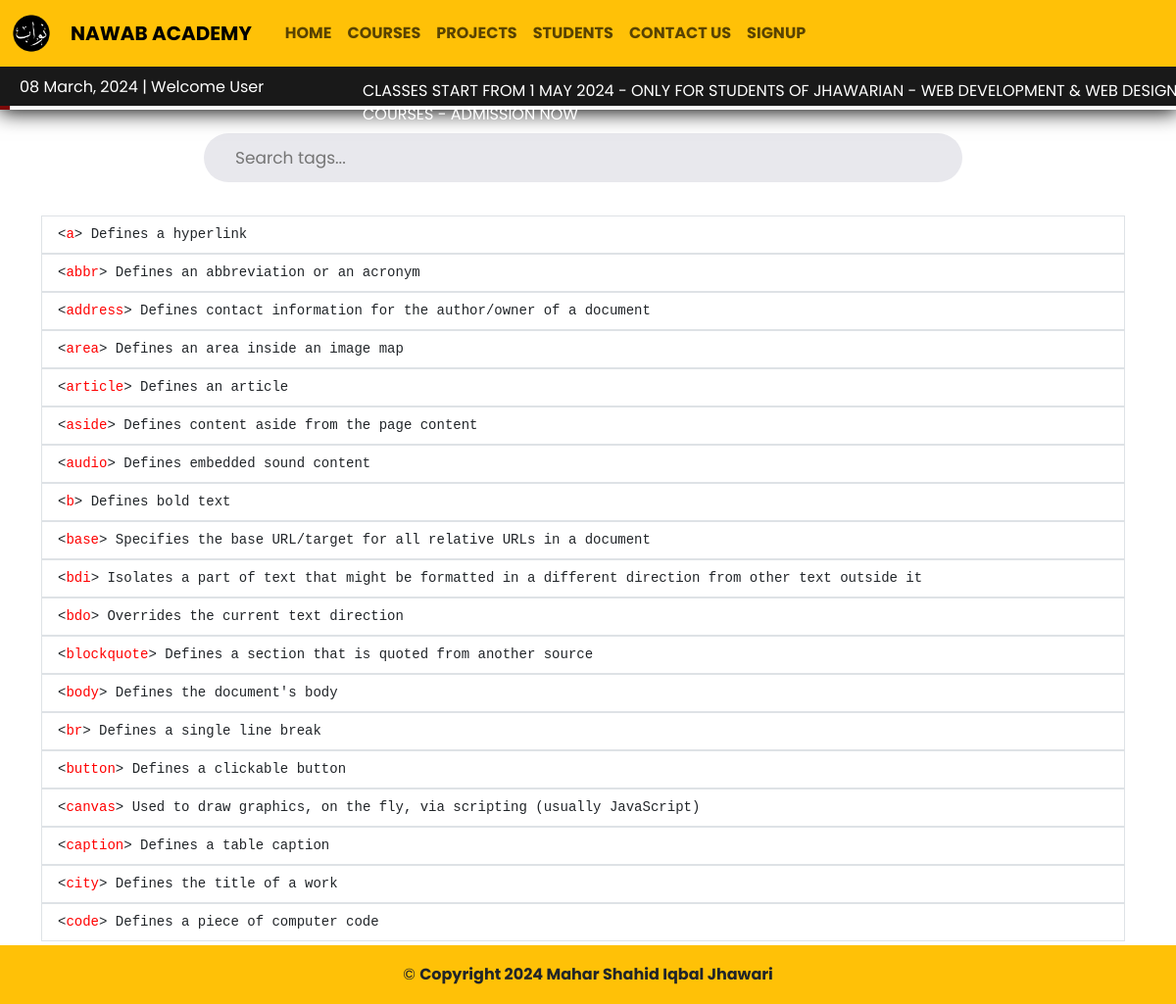
/categories.php?id=11, run on an earlier commit of the app's database.
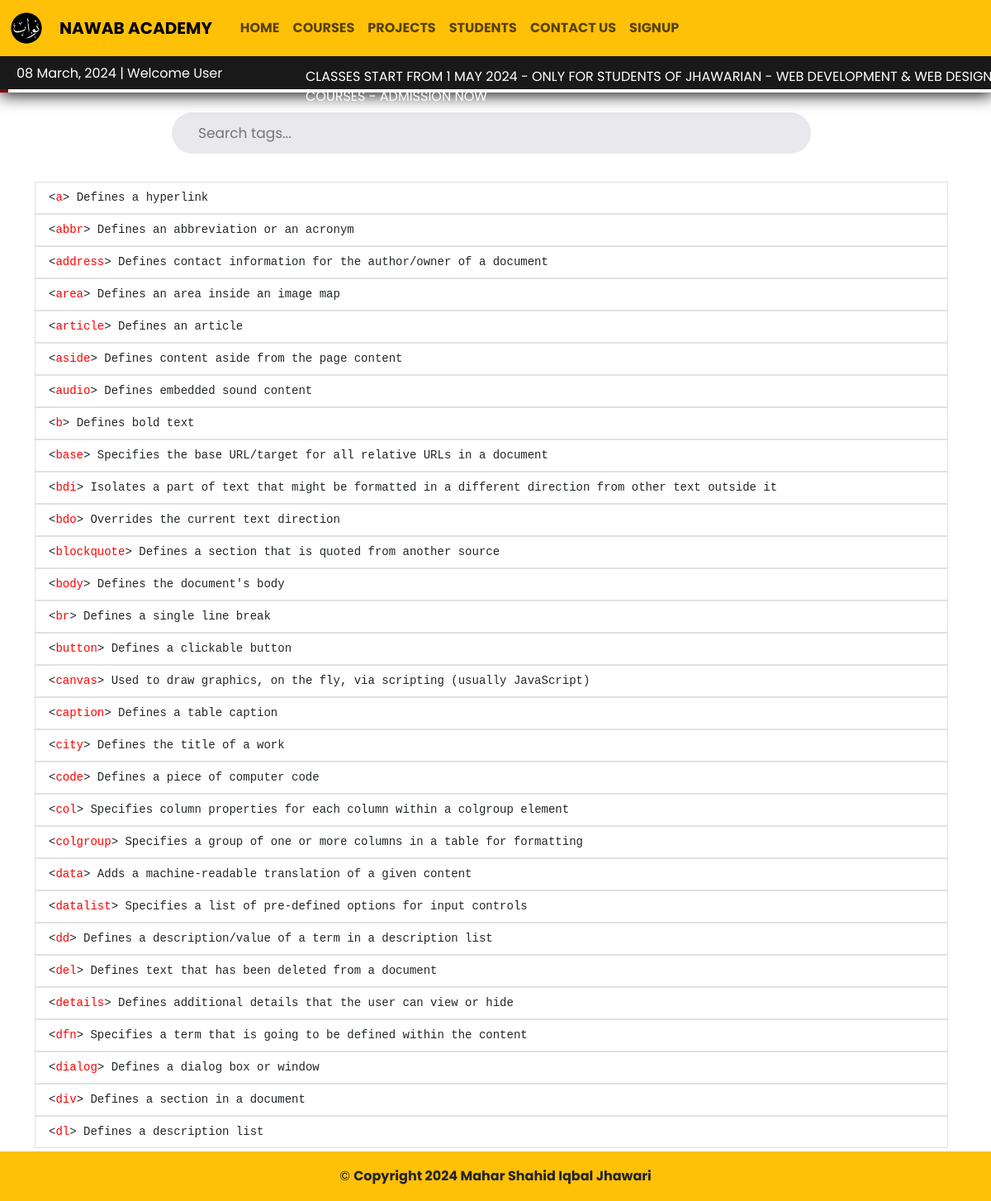
And on a later commit of the database.
### tables this page shows
CREATE TABLE `product` (
  `id` int(11) NOT NULL,
  `categories_id` int(11) NOT NULL,
  `name` varchar(255) NOT NULL,
  `mrp` float NOT NULL,
  `price` varchar(1000) NOT NULL,
  `qty` int(11) NOT NULL,
  `image` varchar(255) NOT NULL,
  `short_desc` varchar(2000) NOT NULL,
  `description` text NOT NULL,
  `best_seller` int(11) NOT NULL,
  `meta_title` varchar(2000) NOT NULL,
  `meta_desc` varchar(2000) NOT NULL,
  `meta_keyword` varchar(2000) NOT NULL,
  `status` tinyint(4) NOT NULL
);

### functions.inc.php (called while the page is built, shortened)
<?php
function get_product($con,$limit='',$cat_id='',$product_id='',$search_str='',$sort_order='',$is_best_seller=''){
	$sql="select product.*,categories.categories from product,categories where product.status=1 ";
	if($cat_id!=''){
		$sql.=" and product.categories_id=$cat_id ";
	}
	$sql.=" and product.categories_id=categories.id ";
	if($sort_order!=''){
		$sql.=$sort_order;
	}else{
		$sql.=" order by product.id desc ";
	}
	$res=mysqli_query($con,$sql);
	$data=array();
	while($row=mysqli_fetch_assoc($res)){
		$data[]=$row;
	}
	return $data;
}
?>

### categories.php (the view, shortened to what this page needs)
<?php
require('top.php');
if (isset($_GET['id']) && $_GET['id'] != '') {
    $cat_id = mysqli_real_escape_string($con, $_GET['id']);
    if ($cat_id > 0) {
        $get_product = get_product($con, '', $cat_id);
    } else {
?>
        <script>
            window.location.href = 'index.php';
        </script>
    <?php
    }
} else {
    ?>
    <script>
        window.location.href = 'index.php';
    </script>
<?php
}
?>
<?php if (count($get_product) > 0) { ?>
    <div class="container">
        <div class="form html-tags-search">
            <div class="searchbar">
                <input class="search_input" type="text" id="searchInput" placeholder="Search tags...">
            </div>
        </div>
        <div class="list-group all-html-tags">
            <?php
            $get_product = array_reverse($get_product);
            foreach ($get_product as $list) {
            ?>
                <code>
                    <a href="product.php?id=<?php echo $list['id']?>" class="list-group-item list-group-item-action tag-css"><span><</span><span class="html-tag"><?php echo $list['name'] ?></span><span>></span> <?php echo $list['price'] ?></a>
                </code>
            <?php } ?>
        </div>
    </div>
<?php } else {
    echo "Data not found";
} ?>
<?php require('footer.php'); ?>

### top.php (shortened to what this page needs)
<?php
require('connection.inc.php');
require('functions.inc.php');
?>
<!DOCTYPE html>
<html lang="en">
<head>
  <link href="https://cdn.jsdelivr.net/npm/bootstrap@5.3.3/dist/css/bootstrap.min.css" rel="stylesheet">
  <link rel="stylesheet" href="https://cdnjs.cloudflare.com/ajax/libs/font-awesome/6.0.0-beta3/css/all.min.css">
  <link rel="stylesheet" href="css/styles.css">
  <link rel="stylesheet" href="css/responsive.css">
</head>
<body>
  <header>
    <nav class="navbar navbar-expand-lg navbar-light bg-warning">
      <div class="container-fluid">
        <a href="index.php"><img src="img/logo_bg_remove.webp" alt="NAWAB LOGO" title="NAWAB ACADEMY - Jhawarian, Sargodha, Punjab, Pakistan" width="50px"></a>
        <a class="navbar-brand" href="index.php" title="NAWAB ACADEMY - Jhawarian, Sargodha, Punjab, Pakistan"><b>NAWAB ACADEMY</b></a>
        <div class="collapse navbar-collapse" id="navbarSupportedContent">
          <ul class="navbar-nav me-auto mb-2 mb-lg-0">
            <li class="nav-item active">
              <a class="nav-link" href="index.php"><b>HOME</b></a>
            </li>
            <li class="nav-item">
              <a class="nav-link" href="courses.php"><b>COURSES</b></a>
            </li>
            <li class="nav-item">
              <a class="nav-link" href="coming_soon.php"><b>PROJECTS</b></a>
            </li>
            <li class="nav-item">
              <a class="nav-link" href="students.php"><b>STUDENTS</b></a>
            </li>
            <li class="nav-item">
              <a class="nav-link" href="contactus.php"><b>CONTACT US</b></a>
            </li>
            <li class="nav-item">
              <?php if (isset($_SESSION['USER_LOGIN'])) {
                echo '<a href="logout.php" class="nav-link"><b>LOGOUT</b></a>';
              } else {
                echo '<a href="login.php" class="nav-link"><b>SIGNUP</b></a>';
              }
              ?>
            </li>
          </ul>
        </div>
      </div>
    </nav>
    <div id="header2">
      <p><?php echo date('d F, Y'); ?> | Welcome <?php if (isset($_SESSION['USER_LOGIN'])) { ?>
          <?php echo $_SESSION['USER_NAME'] ?>
        <?php
                                                  } else {
                                                    echo 'User';
                                                  } ?></p>
    </div>
    <div id="progress"></div>
  </header>
  <marquee id="news" behavior="" scrollamount="13">CLASSES START FROM 1 MAY 2024 - ONLY FOR STUDENTS OF JHAWARIAN - WEB DEVELOPMENT & WEB DESIGNING COURSES - ADMISSION NOW</marquee>

### footer.php (shortened to what this page needs)
  <footer class="bg-warning text-dark text-center py-3">
    <div class="container">
      &copy; <b>Copyright <?php echo date('Y')?> Mahar Shahid Iqbal Jhawari</b>
    </div>
  </footer>
  <link rel="stylesheet" href="https://cdnjs.cloudflare.com/ajax/libs/font-awesome/5.15.4/css/fontawesome.min.css">
</body>
</html>

### css/styles.css (style rules this page uses)
body { font-family: 'Poppins', sans-serif }
html { scroll-behavior: smooth }
header { position: sticky; top: 0; z-index: 2; box-shadow: 1px 1px 20px 1px #000 }
#progress { background-color: #7D0A0A; height: -1px; width: 0; }
.searchbar { height: 50px; width: 70%; margin-left: auto; margin-right: auto; margin-bottom: 30px; background-color: #e8e8ed; border-radius: 50px; padding: 10px 30px; display: flex }
.search_input { color: #010101; border: 0; outline: 0; background: #e8e8ed; width: 100%; line-height: 40px; font-size: 17px }
.html-tag { color: red }
.inner-css, img { border-radius: 10px }
.html-tags-search { margin-top: 20px }
#header2 { background: #191919; width: 100%; height: 40px; }
#header2 p { margin-left: 20px; margin-top: 7px; color: #fff; }
#news { color: white; position: fixed; z-index: 2; width: 77%; transform: translateY(-33px); margin-left: 370px; }

### css/responsive.css (style rules this page uses)
@media screen and (min-width: 992px) { nav, div, a, img { padding: 2px 0; padding-right: 10px } }

What changed in the data, as far as the page shows it:
added product: name "col", price "Specifies column properties for each column within a colgroup element"
added product: name "colgroup", price "Specifies a group of one or more columns in a table for formatting"
added product: name "data", price "Adds a machine-readable translation of a given content"
added product: name "datalist", price "Specifies a list of pre-defined options for input controls"
added product: name "dd", price "Defines a description/value of a term in a description list"
added product: name "del", price "Defines text that has been deleted from a document"
added product: name "details", price "Defines additional details that the user can view or hide"
added product: name "dfn", price "Specifies a term that is going to be defined within the content"
added product: name "dialog", price "Defines a dialog box or window"
added product: name "div", price "Defines a section in a document"
added product: name "dl", price "Defines a description list"
